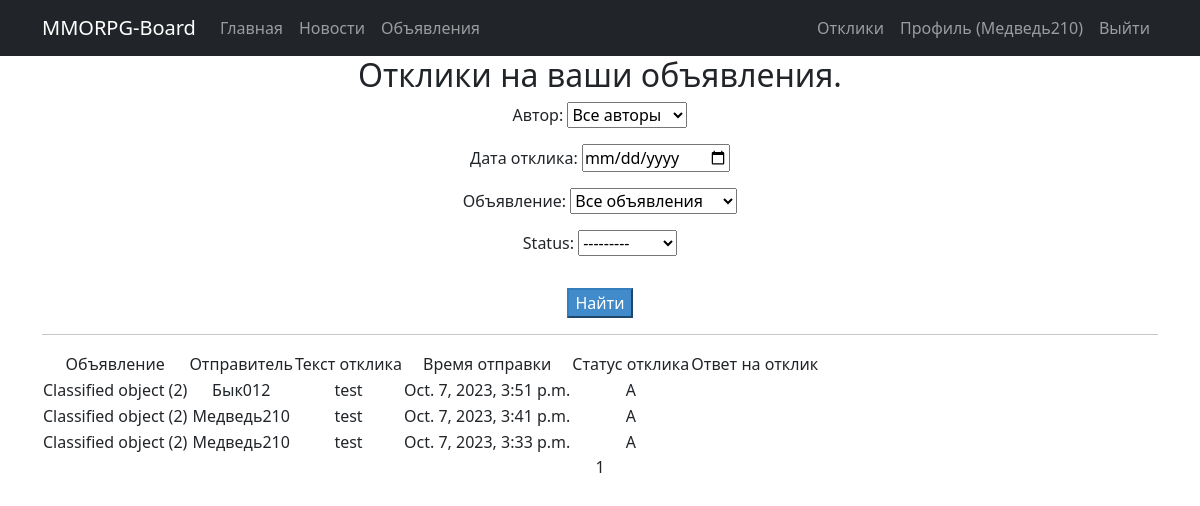
/replies/ (signed in), run on the app's committed database.
### classifiedsapp/models.py (models this page shows, shortened)
class Reply(models.Model):
    STATUSES = [
        ('C', 'Создан'),
        ('A', 'Принят'),
        ('D', 'Отклонён'),
    ]
    text = models.CharField(max_length=128)
    created = models.DateTimeField(auto_now_add=True)
    status = models.CharField(max_length=1, choices=STATUSES, default='C')
    author = models.ForeignKey(User, on_delete=models.CASCADE)
    classified = models.ForeignKey(Classified, on_delete=models.CASCADE)

class Classified(models.Model):
    CATEGORIES = [
        ('TA', 'Танки'),
        ('HL', 'Хилы'),
        ('DD', 'ДД'),
        ('TR', 'Торговцы'),
        ('GM', 'Гилдмастеры'),
        ('QG', 'Квестгиверы'),
        ('SM', 'Кузнецы'),
        ('TN', 'Кожевники'),
        ('PT', 'Зельевары'),
        ('SP', 'Мастера заклинаний'),
    ]
    title = models.CharField(max_length=255)
    content = RichTextUploadingField('Содержание')
    author = models.ForeignKey(User, on_delete=models.CASCADE)
    category = models.CharField(max_length=2, choices=CATEGORIES, default='TA')

### classifiedsapp/views.py (the view)
# urls.py: path('replies/', ReplyList.as_view(), name='replies_list'),
class ReplyList(LoginRequiredMixin, ListView):
    model = Reply
    ordering = '-created'
    template_name = 'user_pages/replies_list.html'
    context_object_name = 'replies'
    paginate_by = 10
    def get_queryset(self):
        queryset = super().get_queryset()
        queryset = queryset.filter(classified__in=Classified.objects.filter(author=self.request.user)).exclude(status='D')
        self.filterset = ReplyFilter(self.request.GET, queryset)
        return self.filterset.qs
    def get_context_data(self, **kwargs):
        context = super().get_context_data(**kwargs)
        context['filterset'] = self.filterset
        return context

### templates/user_pages/replies_list.html (shortened to what this page needs)
{% extends 'default.html' %}
{% load custom_tags %}
{% block content %}
    <h2>Отклики на ваши объявления.</h2>
    {% if replies %}
        <form action="" method="get">
            {{ filterset.form.as_p }}
            <input type="submit" class="mt-3 btn-primary" value="Найти" />
        </form>
        <hr>
        <table>
            <tr>
                <td>Объявление</td>
                <td>Отправитель</td>
                <td>Текст отклика</td>
                <td>Время отправки</td>
                <td>Статус отклика</td>
                <td>Ответ на отклик</td>
            </tr>
            {% for reply in replies %}
                <tr>
                    <td>{{ reply.classified }}</td>
                    <td>{{ reply.author }}</td>
                    <td>{{ reply.text }}</td>
                    <td>{{ reply.created }}</td>
                    <td>{{ reply.status }}</td>
                </tr>
            {% endfor %}
        </table>
    {% else %}
        <h4>Откликов сейчас нет.</h4>
    {% endif %}
    {{ page_obj.number }}
{% endblock content %}

### templates/default.html (shortened to what this page needs)
<!DOCTYPE html>
<html lang="en">
    <head>
        {% load static %}
        <link href="{% static 'css/styles.css' %}" rel="stylesheet" />
    </head>
    <body>
        <nav class="navbar navbar-expand-lg navbar-dark bg-dark static-top">
            <div class="container">
                <a class="navbar-brand" href="#">MMORPG-Board</a>
                <div class="collapse navbar-collapse" id="navbarResponsive">
                    <ul class="navbar-nav ml-auto">
                        <li class="nav-item active">
                            <a class="nav-link" href="/news/">Главная</a>
                        </li>
                        <li class="nav-item">
                            <a class="nav-link" href="/news/">Новости</a>
                        </li>
                        <li class="nav-item">
                            <a class="nav-link" href="/classifieds/">Объявления</a>
                        </li>
                    </ul>
                </div>
                <div class="nav-right">
                    <ul class="navbar-nav ml-auto">
                        {% if user.is_authenticated %}
                            <li class="nav-item">
                                <a class="nav-link" href="{% url 'replies_list' %}">Отклики</a>
                            </li>
                            <li class="nav-item">
                                <a class="nav-link" href="/profile/">Профиль
                                    <span class="sr-only">({{ user.username }})</span>
                                </a>
                            </li>
                            <li class="nav-item">
                                <a class="nav-link" href="/sign/logout/">Выйти</a>
                            </li>
                        {% endif %}
                    </ul>
                </div>
            </div>
        </nav>
        <div class="container">
            <div class="row">
                <div class="col-lg-12 text-center">
                    {% block content %}{% endblock content %}
                </div>
            </div>
        </div>
    </body>
</html>

### data on the page
Reply: classified "Classified object (2)", author "Бык012", text "test", created "Oct. 7, 2023, 3:51 p.m.", status "A"
Reply: classified "Classified object (2)", author "Медведь210", text "test", created "Oct. 7, 2023, 3:41 p.m.", status "A"
Reply: classified "Classified object (2)", author "Медведь210", text "test", created "Oct. 7, 2023, 3:33 p.m.", status "A"

### other printed values
{{ user.username }} "Медведь210"
{{ page_obj.number }} "1"
